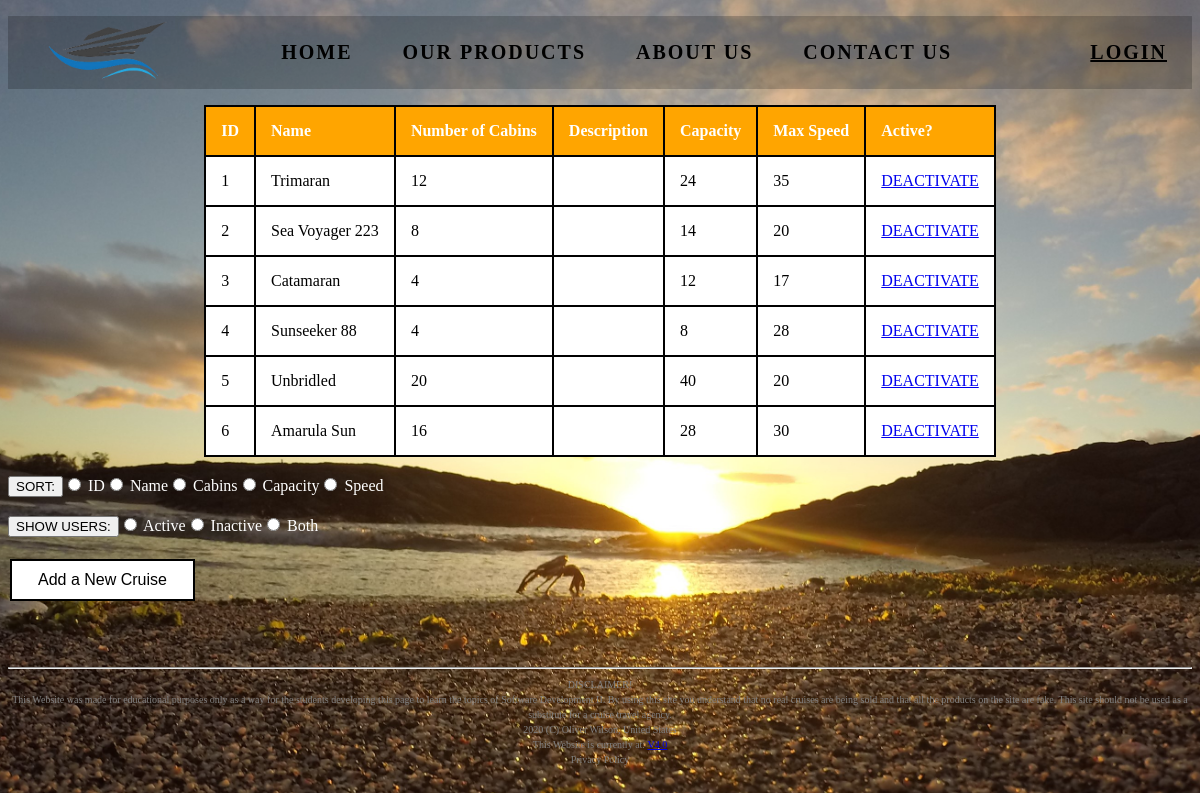
/HTML/AdminCruiseTable.php, run on an earlier commit of the app's database.
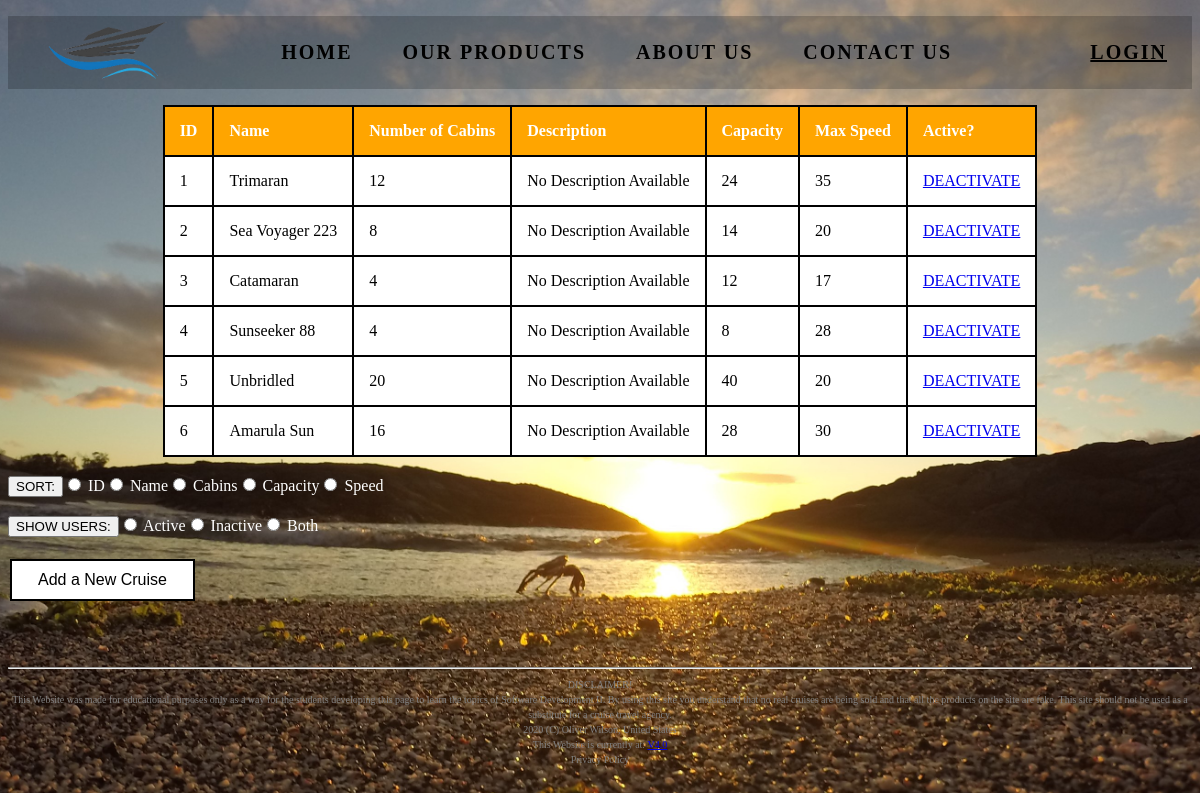
And on a later commit of the database.
### tables this page shows
CREATE TABLE T18_Cruise (
    cruise_ID INT(100) PRIMARY KEY auto_increment,
    cruise_name VARCHAR(20) NOT NULL,
    number_of_cabins INT(30),
    cruise_description VARCHAR(100) DEFAULT "No Description Available",
    cruise_capacity INT(40),
    max_speed_knotts INT(100),
    cruise_active ENUM("Y", "N") NOT NULL DEFAULT "Y"
);

### HTML/AdminCruiseTable.php (the view, shortened to what this page needs)
<!DOCTYPE html>
<html lang="en">
<head>
</head>
<body style="background-color: lightgray;">
<?php
	require "SCnavbar.php";
?>
<?php
	require ("../connect_db.php");
?>
<?php
	if (isset($_POST['sort'])) {
		$sort_type=$_POST['sort'];
	}
	else {
		$sort_type="cruise_ID";
	}
	if (isset($_POST['where_clause'])) {
		$where_clause = $_POST['where_clause'];
	}
	else {
		$where_clause = "SELECT * FROM T18_Cruise";
	}
	echo "<table border=1>";
		echo "<tr>";
			echo "<th> ID </th>";
			echo "<th> Name </th>";
			echo "<th> Number of Cabins </th>";
			echo "<th> Description </th>";
			echo "<th> Capacity </th>";
			echo "<th> Max Speed </th>";
			echo "<th> Active? </th>";
		echo "</tr>";
	$q="$where_clause
			ORDER BY $sort_type";
	$r=mysqli_query($dbc, $q);
	if ($r) {
		while ($row = mysqli_fetch_array($r, MYSQLI_NUM)) {
			echo "<tr>";
				echo "<td>" . $row[0] . "</td>";
				echo "<td>" . $row[1] . "</td>";
				echo "<td>" . $row[2] . "</td>";
				echo "<td>" . $row[3] . "</td>";
				echo "<td>" . $row[4] . "</td>";
				echo "<td>" . $row[5] . "</td>";
				echo "<td> <a href='DeleteCruiseRow.php?cruise_ID=" . $row[0] . "'> DEACTIVATE </a> </td>";
			echo "</tr>";
		}
	}
	echo "</table>";
	echo "<form style='color: white;' action='AdminCruiseTable.php' method='POST'>";
		echo "<br> <input type='submit' value='SORT:'>";
		echo "<input type='radio' name='sort' value='cruise_ID'>			ID";
		echo "<input type='radio' name='sort' value='cruise_name'>			Name";
		echo "<input type='radio' name='sort' value='number_of_cabins'>		Cabins";
		echo "<input type='radio' name='sort' value='cruise_capacity'>		Capacity";
		echo "<input type='radio' name='sort' value='max_speed_knotts'>		Speed";
	echo "</form>";
	echo "<br><form style='color: white;' action='AdminCruiseTable.php' method='POST'>";
		echo "<input type='submit' value='SHOW USERS:'>";
		echo "<input type='radio' name='where_clause' value='SELECT * FROM T18_Cruise
																WHERE cruise_active=\"Y\"'>		Active";
		echo "<input type='radio' name='where_clause' value='SELECT * FROM T18_Cruise
																WHERE cruise_active=\"N\"'>		Inactive";
		echo "<input type='radio' name='where_clause' value='SELECT * FROM T18_Cruise'> 			Both";
	echo "</form>";
	echo "<br><form action='AddRowCruise.php'>";
		echo "<button class='button button1' onclick=> Add a New Cruise </button>";
	echo "</form>";
?>
<br><br><br>
<hr>
<?php
	include "SCfooter.php";
?>
<br>
</body>
</html>

What changed in the data, as far as the page shows it:
changed t18_cruise "Trimaran": cruise_description (not shown) → "No Description Available"
changed t18_cruise "Sea Voyager 223": cruise_description (not shown) → "No Description Available"
changed t18_cruise "Catamaran": cruise_description (not shown) → "No Description Available"
changed t18_cruise "Sunseeker 88": cruise_description (not shown) → "No Description Available"
changed t18_cruise "Unbridled": cruise_description (not shown) → "No Description Available"
changed t18_cruise "Amarula Sun": cruise_description (not shown) → "No Description Available"
